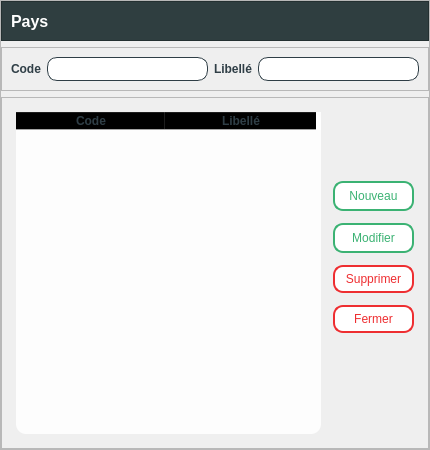
<?xml version="1.0" encoding="UTF-8"?>
<ui version="4.0">
 <class>Form</class>
 <widget class="QWidget" name="Form">
  <property name="geometry">
   <rect>
    <x>0</x>
    <y>0</y>
    <width>430</width>
    <height>450</height>
   </rect>
  </property>
  <property name="windowTitle">
   <string>Form</string>
  </property>
  <property name="styleSheet">
   <string notr="true"/>
  </property>
  <layout class="QGridLayout" name="gridLayout">
   <property name="leftMargin">
    <number>0</number>
   </property>
   <property name="topMargin">
    <number>0</number>
   </property>
   <property name="rightMargin">
    <number>0</number>
   </property>
   <property name="bottomMargin">
    <number>0</number>
   </property>
   <item row="0" column="0">
    <widget class="QFrame" name="frame">
     <property name="frameShape">
      <enum>QFrame::StyledPanel</enum>
     </property>
     <property name="frameShadow">
      <enum>QFrame::Raised</enum>
     </property>
     <layout class="QVBoxLayout" name="verticalLayout">
      <property name="leftMargin">
       <number>0</number>
      </property>
      <property name="topMargin">
       <number>0</number>
      </property>
      <property name="rightMargin">
       <number>0</number>
      </property>
      <property name="bottomMargin">
       <number>0</number>
      </property>
      <item>
       <widget class="QFrame" name="frame_2">
        <property name="styleSheet">
         <string notr="true">background-color: #2f3e40; /*#2f3e46,1a535c;1d3557;233d4d*/
color: rgb(255, 255, 255);</string>
        </property>
        <property name="frameShape">
         <enum>QFrame::StyledPanel</enum>
        </property>
        <property name="frameShadow">
         <enum>QFrame::Raised</enum>
        </property>
        <layout class="QHBoxLayout" name="horizontalLayout_4">
         <property name="leftMargin">
          <number>9</number>
         </property>
         <property name="rightMargin">
          <number>9</number>
         </property>
         <item>
          <widget class="QLabel" name="label_4">
           <property name="font">
            <font>
             <pointsize>12</pointsize>
             <bold>true</bold>
            </font>
           </property>
           <property name="text">
            <string>Pays</string>
           </property>
          </widget>
         </item>
         <item>
          <spacer name="horizontalSpacer_4">
           <property name="orientation">
            <enum>Qt::Horizontal</enum>
           </property>
           <property name="sizeHint" stdset="0">
            <size>
             <width>40</width>
             <height>20</height>
            </size>
           </property>
          </spacer>
         </item>
        </layout>
       </widget>
      </item>
      <item>
       <widget class="QFrame" name="frame_3">
        <property name="styleSheet">
         <string notr="true"/>
        </property>
        <property name="frameShape">
         <enum>QFrame::StyledPanel</enum>
        </property>
        <property name="frameShadow">
         <enum>QFrame::Raised</enum>
        </property>
        <layout class="QHBoxLayout" name="horizontalLayout_5">
         <property name="leftMargin">
          <number>9</number>
         </property>
         <property name="rightMargin">
          <number>9</number>
         </property>
         <item>
          <widget class="QLabel" name="label_5">
           <property name="font">
            <font>
             <family>Segoe UI</family>
             <pointsize>9</pointsize>
             <bold>true</bold>
            </font>
           </property>
           <property name="styleSheet">
            <string notr="true">color: #2f3e46;</string>
           </property>
           <property name="text">
            <string>Code</string>
           </property>
          </widget>
         </item>
         <item>
          <widget class="QLineEdit" name="code_pays">
           <property name="styleSheet">
            <string notr="true">border : 1px solid #2f3e46;
border-radius:10px;
padding: 3px;
background-color: white;
color: #2f3e46;
</string>
           </property>
          </widget>
         </item>
         <item>
          <widget class="QLabel" name="label_6">
           <property name="font">
            <font>
             <family>Segoe UI</family>
             <pointsize>9</pointsize>
             <bold>true</bold>
            </font>
           </property>
           <property name="styleSheet">
            <string notr="true">color: #2f3e46;</string>
           </property>
           <property name="text">
            <string>Libellé</string>
           </property>
          </widget>
         </item>
         <item>
          <widget class="QLineEdit" name="libelle">
           <property name="styleSheet">
            <string notr="true">border : 1px solid #2f3e46;
border-radius:10px;
padding: 3px;
background-color: white;
color: #2f3e46;
</string>
           </property>
          </widget>
         </item>
        </layout>
       </widget>
      </item>
      <item>
       <widget class="QFrame" name="frame_4">
        <property name="styleSheet">
         <string notr="true"/>
        </property>
        <property name="frameShape">
         <enum>QFrame::StyledPanel</enum>
        </property>
        <property name="frameShadow">
         <enum>QFrame::Raised</enum>
        </property>
        <layout class="QGridLayout" name="gridLayout_2">
         <property name="leftMargin">
          <number>14</number>
         </property>
         <property name="topMargin">
          <number>14</number>
         </property>
         <property name="rightMargin">
          <number>14</number>
         </property>
         <property name="bottomMargin">
          <number>14</number>
         </property>
         <item row="2" column="2">
          <spacer name="verticalSpacer_2">
           <property name="orientation">
            <enum>Qt::Vertical</enum>
           </property>
           <property name="sizeHint" stdset="0">
            <size>
             <width>20</width>
             <height>104</height>
            </size>
           </property>
          </spacer>
         </item>
         <item row="0" column="0" rowspan="3">
          <widget class="QTableWidget" name="pays_table">
           <property name="font">
            <font>
             <family>Segoe UI</family>
             <pointsize>9</pointsize>
             <bold>true</bold>
            </font>
           </property>
           <property name="styleSheet">
            <string notr="true">background-color: rgba(255,255,255,0.9);
selection-background-color: #a2d2ff;
selection-color:#2f3e46;
color: #2f3e46;
border-radius: 	10px;
</string>
           </property>
           <property name="editTriggers">
            <set>QAbstractItemView::NoEditTriggers</set>
           </property>
           <property name="alternatingRowColors">
            <bool>false</bool>
           </property>
           <property name="selectionBehavior">
            <enum>QAbstractItemView::SelectRows</enum>
           </property>
           <attribute name="horizontalHeaderDefaultSectionSize">
            <number>150</number>
           </attribute>
           <attribute name="verticalHeaderVisible">
            <bool>false</bool>
           </attribute>
           <column>
            <property name="text">
             <string>Code</string>
            </property>
           </column>
           <column>
            <property name="text">
             <string>Libellé</string>
            </property>
           </column>
          </widget>
         </item>
         <item row="0" column="1" colspan="2">
          <spacer name="verticalSpacer">
           <property name="orientation">
            <enum>Qt::Vertical</enum>
           </property>
           <property name="sizeHint" stdset="0">
            <size>
             <width>20</width>
             <height>72</height>
            </size>
           </property>
          </spacer>
         </item>
         <item row="1" column="2">
          <layout class="QVBoxLayout" name="verticalLayout_2">
           <property name="spacing">
            <number>12</number>
           </property>
           <item>
            <widget class="QPushButton" name="nouveau_pays">
             <property name="styleSheet">
              <string notr="true">QPushButton {width: 65px;
background-color: white;
border: 2px solid #3bb273;
color: #3bb273;
padding: 6px;
border-radius: 10px;}

QPushButton:hover {background-color: #3bb273;color: white;}
QPushButton:pressed { margin: 1px; }
</string>
             </property>
             <property name="text">
              <string>Nouveau</string>
             </property>
            </widget>
           </item>
           <item>
            <widget class="QPushButton" name="modifier_pays">
             <property name="styleSheet">
              <string notr="true">QPushButton {width: 65px;
background-color: white;
border: 2px solid #3bb273;
color: #3bb273;
padding: 6px;
border-radius: 10px;}

QPushButton:hover {background-color: #3bb273;color: white;}
QPushButton:pressed { margin: 1px; }
</string>
             </property>
             <property name="text">
              <string>Modifier</string>
             </property>
            </widget>
           </item>
           <item>
            <widget class="QPushButton" name="supprimer_pays">
             <property name="styleSheet">
              <string notr="true">QPushButton {background-color: white;
border: 2px solid #ee2e31;
color: #ee2e31;
padding: 5px;
border-radius: 10px;}
QPushButton:hover {
background-color: #ee2e31;
color: white;
}
QPushButton:pressed{
margin: 1px;
}
/*#ee2e31*/</string>
             </property>
             <property name="text">
              <string>Supprimer</string>
             </property>
            </widget>
           </item>
           <item>
            <widget class="QPushButton" name="fermer_pays">
             <property name="styleSheet">
              <string notr="true">QPushButton {background-color: white;
border: 2px solid #ee2e31;
color: #ee2e31;
padding: 5px;
border-radius: 10px;}
QPushButton:hover {
background-color: #ee2e31;
color: white;
}
QPushButton:pressed{
margin: 1px;
}
/*#ee2e31*/</string>
             </property>
             <property name="text">
              <string>Fermer</string>
             </property>
            </widget>
           </item>
          </layout>
         </item>
        </layout>
       </widget>
      </item>
     </layout>
    </widget>
   </item>
  </layout>
 </widget>
 <resources/>
 <connections/>
</ui>
